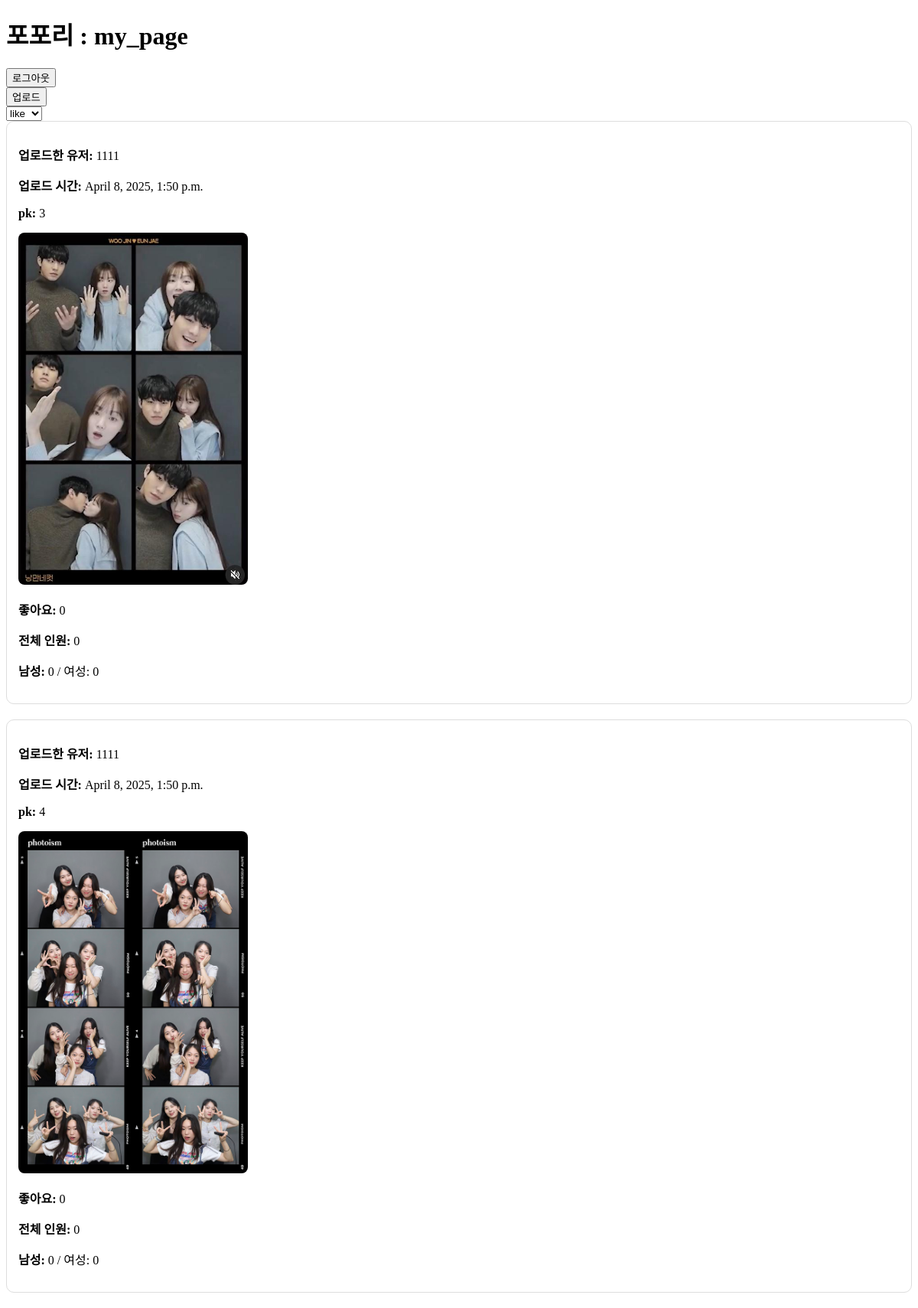
Page /account/my_page/1 on the earlier database version.
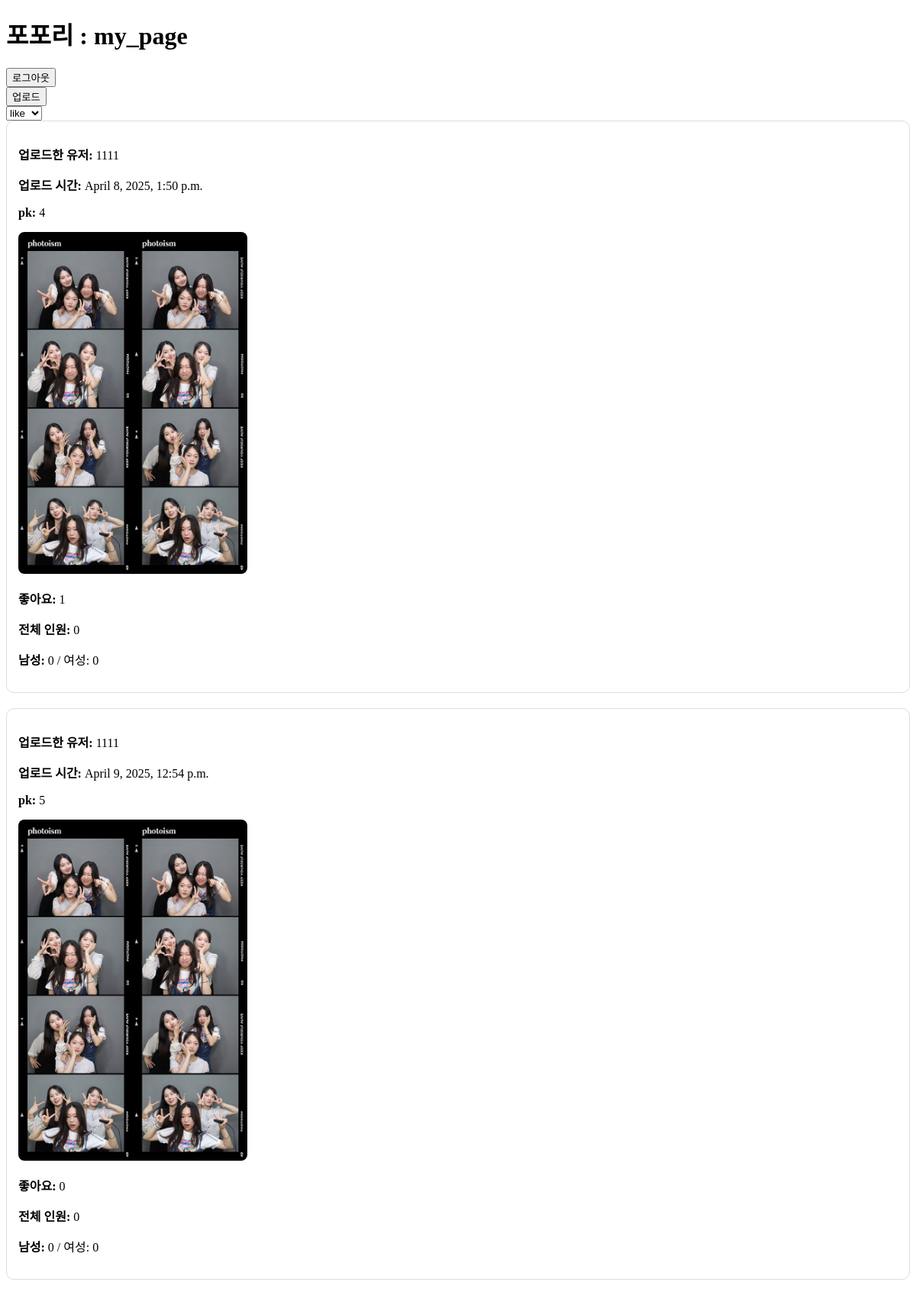
Same page on the later database version.
### feed/models.py (models this page shows)
class Post(models.Model):
    profile = models.ForeignKey(Profile, on_delete=models.CASCADE, related_name= "publisher")
    image = models.ImageField(upload_to='images', blank=False)
    likecount = models.IntegerField(default = 0)
    headcount = models.IntegerField(default = 0)
    malecount = models.IntegerField(default = 0)
    femalecount = models.IntegerField(default = 0)
    created_at = models.DateTimeField(auto_now_add=True)

### account/models.py (models this page shows)
class Profile(models.Model):
    user = models.OneToOneField(User, on_delete=models.CASCADE)
    nickname = models.CharField(max_length=30, unique=True)
    profile_image = models.ImageField(upload_to='profile', blank=False)
    def __str__(self) -> str:
        return self.nickname

### account/views.py (the view, shortened to what this page needs)
# urls.py: path('my_page/<int:pk>',views.my_page,name="my_page"),
def my_page(request, pk):
    print(request)
    context = {}
    requester_profile = None
    if request.user.is_authenticated == True:
        check_profile = Profile.objects.filter(user=request.user).first()
        if check_profile:
            requester_profile = check_profile
    context["requester_profile"] = requester_profile
    page_owner = Profile.objects.filter(id = pk).first()
    print(page_owner)
    posts = Post.objects.filter(profile = page_owner).order_by('-likecount')
    context['posts'] = posts
    return render(request, 'my_page.html', context)

### account/templates/my_page.html (shortened to what this page needs)
<!DOCTYPE html>
<html>
<head>
</head>
<body>
    <h1>포포리 : my_page</h1>
    <form method="post" action="{% url 'account:logout' %}">
        <div class="button-container">
            <button type="submit" class="btn">로그아웃</button>
        </div>
    </form>
    <form method="get" action="{% url 'feed:upload_page' %}">
        <div class="button-container">
            <button type="submit" class="btn">업로드</button>
        </div>
    </form>
    <form method = "post" >
        <div class="drop-container">
            <select class="dropmenu" name="sortoption" id="sortoption" onchange="this.form.submit()">
                <option value="most_like" selected>like</option>
            </select>
        </div>
    </form>
    {% for post in posts %}
        <div class="card">
            <p><strong>업로드한 유저:</strong> {{ post.profile.nickname }}</p>
            <p><strong>업로드 시간:</strong> {{ post.created_at }}</p>
            <p><strong>pk:</strong> {{ post.pk }}</p>
            {% if post.image %}
                <a href="{% url 'feed:post_page' post.pk %}">
                    <img src="{{ post.image.url }}" alt="이미지">
                </a>
            {% else %}
                <p>[이미지 없음]</p>
            {% endif %}
            <p><strong>좋아요:</strong> {{ post.likecount }}</p>
            <p><strong>전체 인원:</strong> {{ post.headcount }}</p>
            <p><strong>남성:</strong> {{ post.malecount }} / 여성: {{ post.femalecount }}</p>
        </div>
    {% empty %}
        <p>이미지가 없습니다.</p>
    {% endfor %}
</body>
</html>

### account/templates/my_page.html (style rules this page uses)
img { max-width: 300px; border-radius: 8px; }
.card { border: 1px solid #ddd; padding: 15px; margin-bottom: 20px; border-radius: 10px; }

Differences in the rows shown:
removed Post: profile.nickname "1111", created_at "April 8, 2025, 1:50 p.m.", pk "3", image (picture), likecount "0", headcount "0", malecount "0", femalecount "0"
changed Post "April 8, 2025, 1:50 p.m.": likecount "0" → "1"
added Post: profile.nickname "1111", created_at "April 9, 2025, 12:54 p.m.", pk "5", image (picture), likecount "0", headcount "0", malecount "0", femalecount "0"
